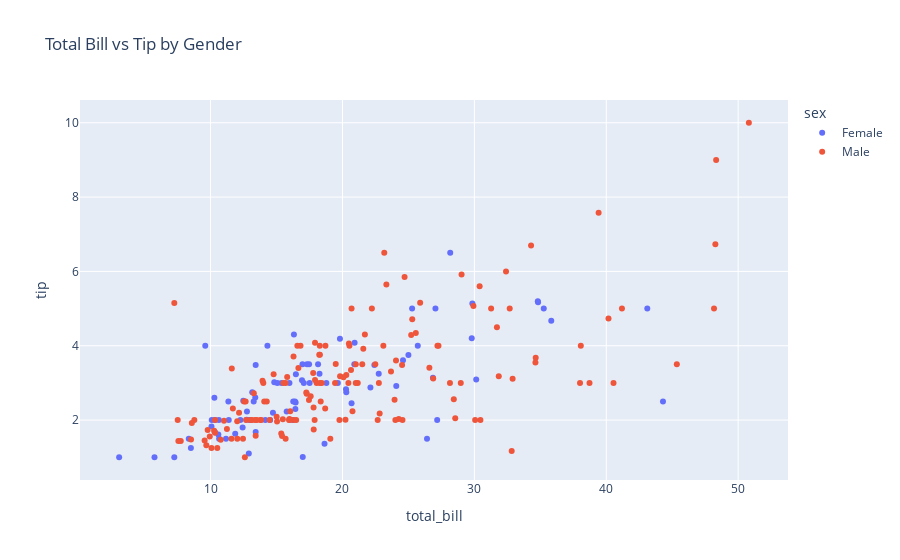

The notebook cell this image was saved under:
### Code cell
fig2 = px.scatter(df, x="total_bill", y="tip", color="sex", title="Total Bill vs Tip by Gender")
fig2.show()

### Figure 1 — Plotly figure (JSON) as saved in the notebook; plotly's stock layout.template omitted (floating-point values rounded to 4 significant figures; data arrays with more than 128 entries replaced by an {"elided": "..."} marker saying what was removed)
{"data": [{"hovertemplate": "sex=Female<br>total_bill=%{x}<br>tip=%{y}<extra></extra>", "legendgroup": "Female", "marker": {"color": "#636efa", "symbol": "circle"}, "mode": "markers", "name": "Female", "orientation": "v", "showlegend": true, "type": "scatter", "x": [16.99, 24.59, 35.26, 14.83, 10.33, 16.97, 20.29, 15.77, 19.65, 15.06, 20.69, 16.93, 10.29, 34.81, 26.41, 16.45, 3.07, 17.07, 26.86, 25.28, 14.73, 10.07, 34.83, 5.75, 16.32, 22.75, 11.35, 15.38, 44.3, 22.42, 20.92, 14.31, 7.25, 25.71, 17.31, 10.65, 12.43, 24.08, 13.42, 12.48, 29.8, 14.52, 11.38, 20.27, 11.17, 12.26, 18.26, 8.51, 10.33, 14.15, 13.16, 17.47, 27.05, 16.43, 8.35, 18.64, 11.87, 29.85, 25, 13.39, 16.21, 17.51, 10.59, 10.63, 9.6, 20.9, 18.15, 19.81, 43.11, 13, 12.74, 13, 16.4, 16.47, 12.76, 13.27, 28.17, 12.9, 30.14, 13.42, 15.98, 16.27, 10.09, 22.12, 35.83, 27.18, 18.78], "xaxis": "x", "y": [1.01, 3.61, 5, 3.02, 1.67, 3.5, 2.75, 2.23, 3, 3, 2.45, 3.07, 2.6, 5.2, 1.5, 2.47, 1, 3, 3.14, 5, 2.2, 1.83, 5.17, 1, 4.3, 3.25, 2.5, 3, 2.5, 3.48, 4.08, 4, 1, 4, 3.5, 1.5, 1.8, 2.92, 1.68, 2.52, 4.2, 2, 2, 2.83, 1.5, 2, 3.25, 1.25, 2, 2, 2.75, 3.5, 5, 2.3, 1.5, 1.36, 1.63, 5.14, 3.75, 2.61, 2, 3, 1.61, 2, 4, 3.5, 3.5, 4.19, 5, 2, 2.01, 2, 2.5, 3.23, 2.23, 2.5, 6.5, 1.1, 3.09, 3.48, 3, 2.5, 2, 2.88, 4.67, 2, 3], "yaxis": "y"}, {"hovertemplate": "sex=Male<br>total_bill=%{x}<br>tip=%{y}<extra></extra>", "legendgroup": "Male", "marker": {"color": "#EF553B", "symbol": "circle"}, "mode": "markers", "name": "Male", "orientation": "v", "showlegend": true, "type": "scatter", "x": {"elided": "157 float values"}, "xaxis": "x", "y": {"elided": "157 float values"}, "yaxis": "y"}], "layout": {"legend": {"title": {"text": "sex"}, "tracegroupgap": 0}, "title": {"text": "Total Bill vs Tip by Gender"}, "xaxis": {"anchor": "y", "domain": [0, 1], "title": {"text": "total_bill"}}, "yaxis": {"anchor": "x", "domain": [0, 1], "title": {"text": "tip"}}}}
